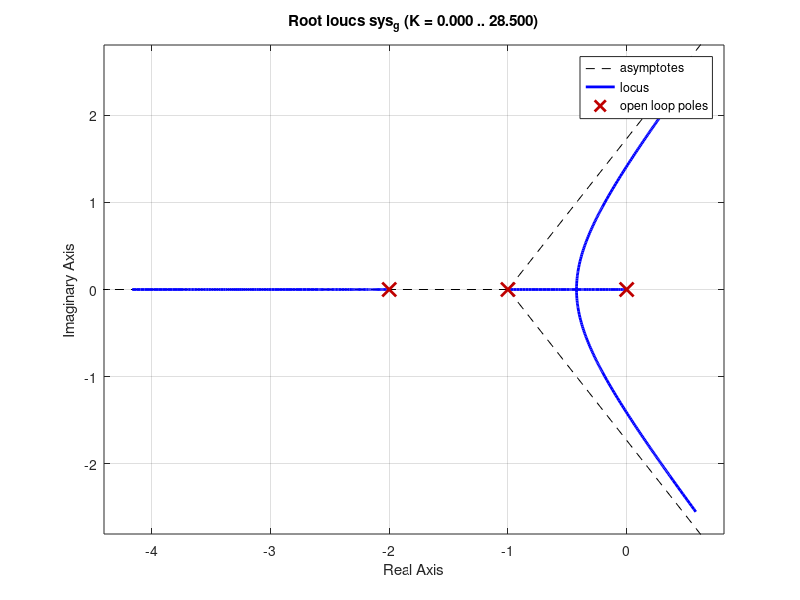
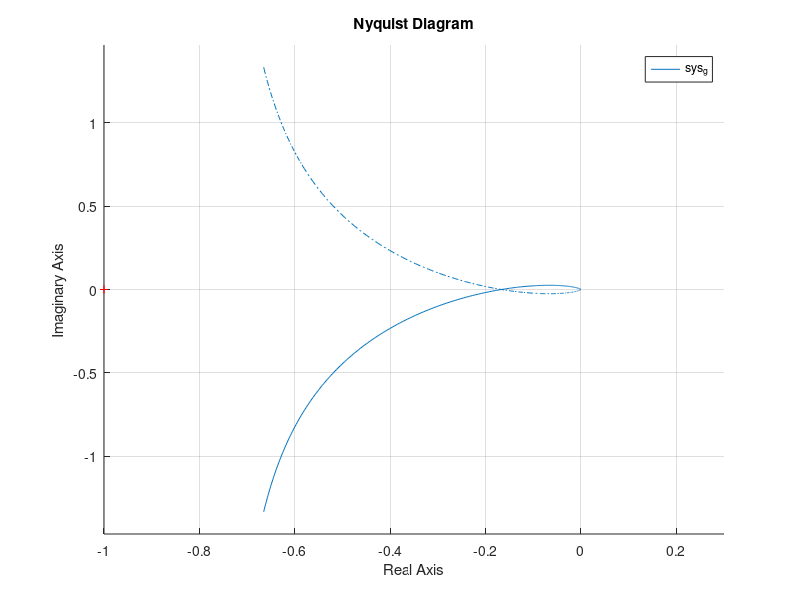
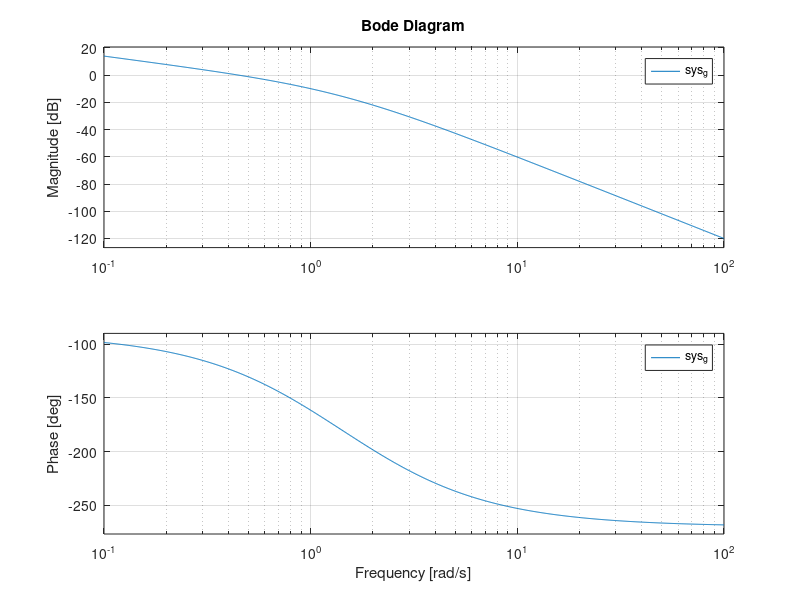

Write the MATLAB code that produced these figures, in order.
sys_g = tf(1, [1 3 2 0]);
figure
rlocus(sys_g)
figure
hold on
nyquist(sys_g)
xlim([-1, 0.3])
hold off
figure
bode(sys_g)